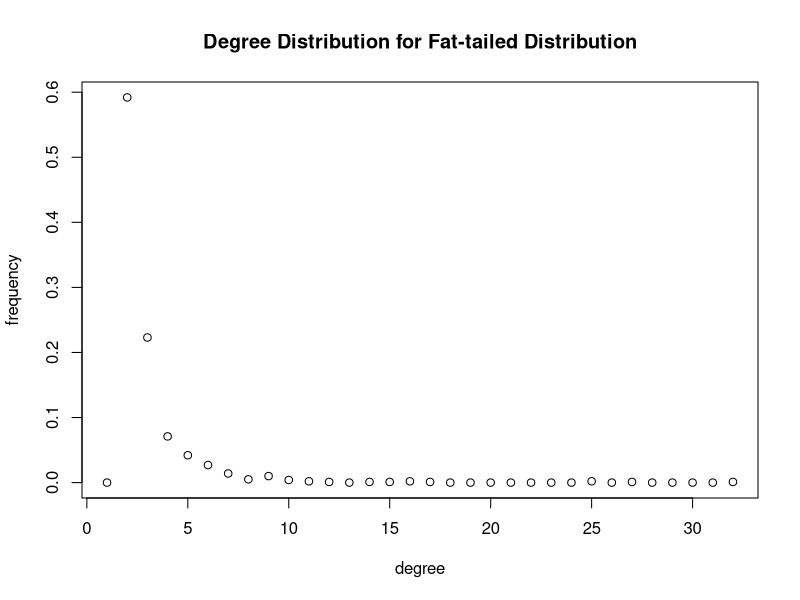
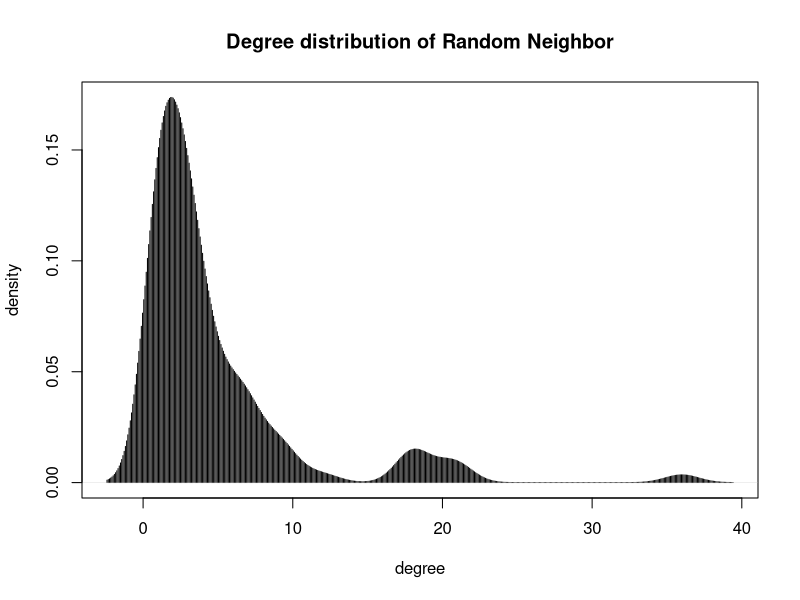

Here is the R script that generated these plots, in order:
#loading igraph
library("igraph")

#problem 2
#part(a)
nodesNum <- 1000
fat_tailed_graph <- barabasi.game(n = nodesNum, directed = FALSE)
deg <- degree.distribution(fat_tailed_graph)
plot(deg, type = "p", main = "Degree Distribution for Fat-tailed Distribution",xlab="degree",ylab="frequency")

#find the diameter of the graph
dia = numeric(0)
for (i in 1 : 50) {
  fat_tailed_graph <- barabasi.game(n = nodesNum, directed = FALSE)
  dia = c(dia, diameter(fat_tailed_graph))
}
avgDia = mean(dia) 
cat("Diameter of Fat Tail Distribution Graph : ", avgDia)

#part(b)
calculateModularity <- function(fat_tailed_graph) {
  clusters <- clusters(fat_tailed_graph)
  index_GCC <- which.max(clusters$csize)
  non_GCC_nodes <- (1:vcount(fat_tailed_graph))[clusters$membership != index_GCC]
  GCC <- delete.vertices(fat_tailed_graph, non_GCC_nodes)
  community_GCC <- fastgreedy.community(GCC)
  modularity_GCC <- modularity(community_GCC)
  return (modularity_GCC)
}

cat("Fat Tail Distribution Graph is connected :", is.connected(fat_tailed_graph))
mod = calculateModularity(fat_tailed_graph)
cat("Modularity of the Fat-tailed Graph is : ", mod)


#part(c)
large_graph <- barabasi.game(n = 10000, directed = FALSE)
large_mod = calculateModularity(large_graph)
cat("Modularity of the larger Fat-tailed Graph is : ", large_mod)

#part(d)
deg = numeric(0)
for (i in 1 : 100) {
  randNum = sample(1000, 1)
  nei = neighbors(fat_tailed_graph, V(fat_tailed_graph)[randNum], mode = 1)
  neiNode = sample(nei, 1)
  deg = c(deg, degree(fat_tailed_graph, neiNode))
}
plot(density(deg), type = "h", main='Degree distribution of Random Neighbor', xlab='degree', ylab='density')